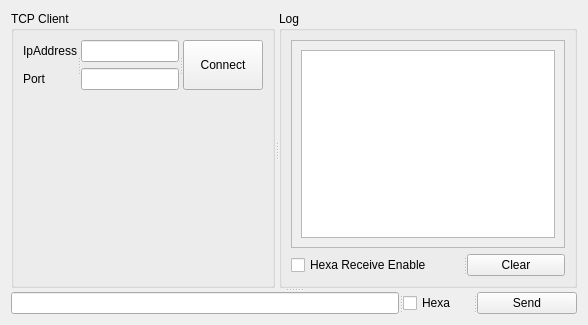
      <widget class="QWidget" name="tcpClientTab">
       <property name="autoFillBackground">
        <bool>true</bool>
       </property>
       <attribute name="title">
        <string>TCP Client</string>
       </attribute>
       <layout class="QVBoxLayout" name="verticalLayout_4">
        <item>
         <widget class="QSplitter" name="splitter_5">
          <property name="orientation">
           <enum>Qt::Vertical</enum>
          </property>
          <widget class="QSplitter" name="splitter_6">
           <property name="orientation">
            <enum>Qt::Horizontal</enum>
           </property>
           <widget class="QGroupBox" name="groupBox">
            <property name="autoFillBackground">
             <bool>false</bool>
            </property>
            <property name="title">
             <string>TCP Client</string>
            </property>
            <layout class="QVBoxLayout" name="verticalLayout_12">
             <item>
              <widget class="QSplitter" name="splitter_9">
               <property name="autoFillBackground">
                <bool>false</bool>
               </property>
               <property name="orientation">
                <enum>Qt::Horizontal</enum>
               </property>
               <widget class="QWidget" name="layoutWidget">
                <layout class="QVBoxLayout" name="verticalLayout_2">
                 <item>
                  <widget class="QLabel" name="label_5">
                   <property name="text">
                    <string>IpAddress</string>
                   </property>
                  </widget>
                 </item>
                 <item>
                  <widget class="QLabel" name="label_4">
                   <property name="text">
                    <string>Port</string>
                   </property>
                  </widget>
                 </item>
                </layout>
               </widget>
               <widget class="QWidget" name="layoutWidget">
                <layout class="QVBoxLayout" name="verticalLayout_11">
                 <item>
                  <widget class="QLineEdit" name="tcp_ipTxt">
                   <property name="maximumSize">
                    <size>
                     <width>16777215</width>
                     <height>29</height>
                    </size>
                   </property>
                  </widget>
                 </item>
                 <item>
                  <widget class="QLineEdit" name="tcp_portTxt">
                   <property name="maximumSize">
                    <size>
                     <width>16777215</width>
                     <height>29</height>
                    </size>
                   </property>
                  </widget>
                 </item>
                </layout>
               </widget>
               <widget class="QPushButton" name="tcp_connectBtn">
                <property name="text">
                 <string>Connect</string>
                </property>
               </widget>
              </widget>
             </item>
             <item>
              <spacer name="verticalSpacer">
               <property name="orientation">
                <enum>Qt::Vertical</enum>
               </property>
               <property name="sizeHint" stdset="0">
                <size>
                 <width>20</width>
                 <height>40</height>
                </size>
               </property>
              </spacer>
             </item>
            </layout>
           </widget>
           <widget class="QGroupBox" name="groupBox_2">
            <property name="title">
             <string>Log</string>
            </property>
            <layout class="QVBoxLayout" name="verticalLayout_3">
             <item>
              <widget class="QScrollArea" name="scrollArea_3">
               <property name="autoFillBackground">
                <bool>false</bool>
               </property>
               <property name="widgetResizable">
                <bool>true</bool>
               </property>
               <widget class="QWidget" name="scrollAreaWidgetContents_3">
                <property name="geometry">
                 <rect>
                  <x>0</x>
                  <y>0</y>
                  <width>351</width>
                  <height>382</height>
                 </rect>
                </property>
                <layout class="QVBoxLayout" name="verticalLayout_7">
                 <item>
                  <widget class="QTextBrowser" name="tcp_logTxt">
                   <property name="lineWrapMode">
                    <enum>QTextEdit::NoWrap</enum>
                   </property>
                  </widget>
                 </item>
                </layout>
               </widget>
              </widget>
             </item>
             <item>
              <widget class="QSplitter" name="splitter_25">
               <property name="orientation">
                <enum>Qt::Horizontal</enum>
               </property>
               <widget class="QCheckBox" name="tcp_checkBoxHexa">
                <property name="maximumSize">
                 <size>
                  <width>200</width>
                  <height>29</height>
                 </size>
                </property>
                <property name="text">
                 <string>Hexa Receive Enable</string>
                </property>
               </widget>
               <widget class="QPushButton" name="tcp_btnClear">
                <property name="maximumSize">
                 <size>
                  <width>16777215</width>
                  <height>29</height>
                 </size>
                </property>
                <property name="text">
                 <string>Clear</string>
                </property>
               </widget>
              </widget>
             </item>
            </layout>
           </widget>
          </widget>
          <widget class="QSplitter" name="splitter_4">
           <property name="orientation">
            <enum>Qt::Horizontal</enum>
           </property>
           <widget class="QLineEdit" name="tcp_sendTxt">
            <property name="maximumSize">
             <size>
              <width>16777215</width>
              <height>29</height>
             </size>
            </property>
           </widget>
           <widget class="QCheckBox" name="tcp_checkBoxHexaSend">
            <property name="maximumSize">
             <size>
              <width>70</width>
              <height>29</height>
             </size>
            </property>
            <property name="text">
             <string>Hexa</string>
            </property>
           </widget>
           <widget class="QPushButton" name="tcp_sendBtn">
            <property name="sizePolicy">
             <sizepolicy hsizetype="Fixed" vsizetype="Fixed">
              <horstretch>0</horstretch>
              <verstretch>0</verstretch>
             </sizepolicy>
            </property>
            <property name="maximumSize">
             <size>
              <width>100</width>
              <height>29</height>
             </size>
            </property>
            <property name="text">
             <string>Send</string>
            </property>
            <property name="autoRepeat">
             <bool>false</bool>
            </property>
           </widget>
          </widget>
         </widget>
        </item>
       </layout>
      </widget>
